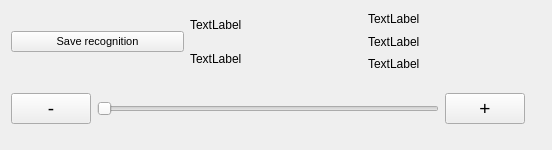
   <widget class="QWidget" name="verticalLayoutWidget_6">
    <property name="geometry">
     <rect>
      <x>0</x>
      <y>510</y>
      <width>552</width>
      <height>150</height>
     </rect>
    </property>
    <layout class="QVBoxLayout" name="verticalLayout_6">
     <item>
      <layout class="QHBoxLayout" name="horizontalLayout_11">
       <item>
        <widget class="QPushButton" name="pushButton_save_recongnition">
         <property name="font">
          <font>
           <pointsize>8</pointsize>
          </font>
         </property>
         <property name="text">
          <string>Save recognition</string>
         </property>
        </widget>
       </item>
       <item>
        <layout class="QVBoxLayout" name="verticalLayout_4">
         <item>
          <widget class="QLabel" name="label_image_origin_shape">
           <property name="font">
            <font>
             <pointsize>9</pointsize>
            </font>
           </property>
           <property name="text">
            <string>TextLabel</string>
           </property>
          </widget>
         </item>
         <item>
          <widget class="QLabel" name="label_image_current_shape">
           <property name="font">
            <font>
             <pointsize>9</pointsize>
            </font>
           </property>
           <property name="text">
            <string>TextLabel</string>
           </property>
          </widget>
         </item>
        </layout>
       </item>
       <item>
        <layout class="QVBoxLayout" name="verticalLayout_5">
         <item>
          <widget class="QLabel" name="label_click_pos">
           <property name="font">
            <font>
             <pointsize>9</pointsize>
            </font>
           </property>
           <property name="text">
            <string>TextLabel</string>
           </property>
          </widget>
         </item>
         <item>
          <widget class="QLabel" name="label_normal_pos">
           <property name="font">
            <font>
             <pointsize>9</pointsize>
            </font>
           </property>
           <property name="text">
            <string>TextLabel</string>
           </property>
          </widget>
         </item>
         <item>
          <widget class="QLabel" name="label_real_pos">
           <property name="font">
            <font>
             <pointsize>9</pointsize>
            </font>
           </property>
           <property name="text">
            <string>TextLabel</string>
           </property>
          </widget>
         </item>
        </layout>
       </item>
      </layout>
     </item>
     <item>
      <layout class="QHBoxLayout" name="horizontalLayout_10">
       <item>
        <widget class="QPushButton" name="pushButton_zoom_in">
         <property name="font">
          <font>
           <pointsize>14</pointsize>
          </font>
         </property>
         <property name="text">
          <string>-</string>
         </property>
        </widget>
       </item>
       <item>
        <widget class="QSlider" name="Slider_ImageSizeArea">
         <property name="orientation">
          <enum>Qt::Horizontal</enum>
         </property>
        </widget>
       </item>
       <item>
        <widget class="QPushButton" name="pushButton_zoom_out">
         <property name="font">
          <font>
           <pointsize>14</pointsize>
          </font>
         </property>
         <property name="text">
          <string>+</string>
         </property>
        </widget>
       </item>
       <item>
        <widget class="QLabel" name="label_ratio">
         <property name="font">
          <font>
           <pointsize>13</pointsize>
          </font>
         </property>
         <property name="text">
          <string/>
         </property>
        </widget>
       </item>
      </layout>
     </item>
    </layout>
   </widget>
